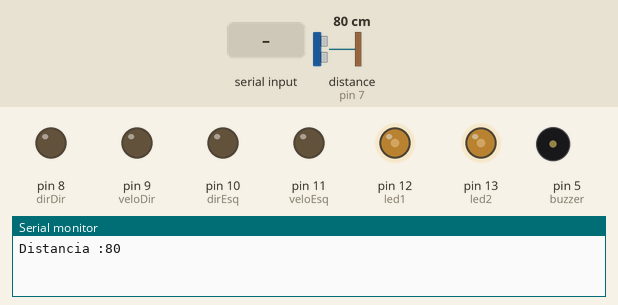
A sketch run on a simulated Arduino Mega 2560, built with avr-gcc and run on an emulated ATmega2560. Parts: output pins drawn as LEDs (lit = HIGH), buzzer (waves = sounding, pin HIGH), the last lines printed to the serial monitor. Inputs (shaded band) come from the test bench; at power-on: distance to the obstacle (sensor on pin 7) 80 cm. The echo pulse lasts 58.3 µs per cm; pins used as bus, display or sensor lines are not drawn.

Above: at 1.5 s.
1.6 s: "1" received over the second serial link
At 4.3 s:
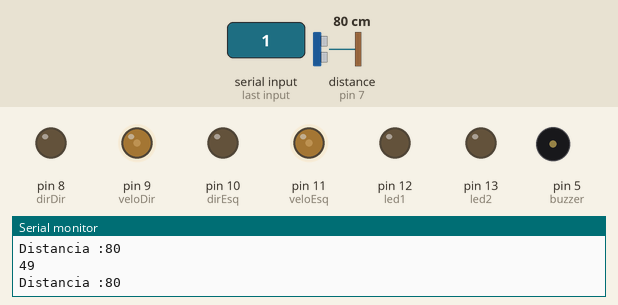
4.8 s: distance to the obstacle (sensor on pin 7) set to 22 cm
6.7 s: distance to the obstacle (sensor on pin 7) set to 18 cm
At 7.74 s:
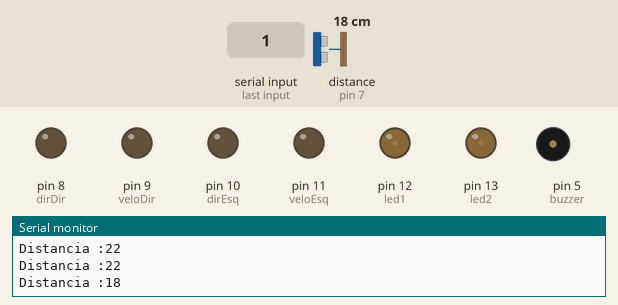
9.9 s: distance to the obstacle (sensor on pin 7) set to 4 cm
11.8 s: distance to the obstacle (sensor on pin 7) set to 2 cm
At 13.2 s:
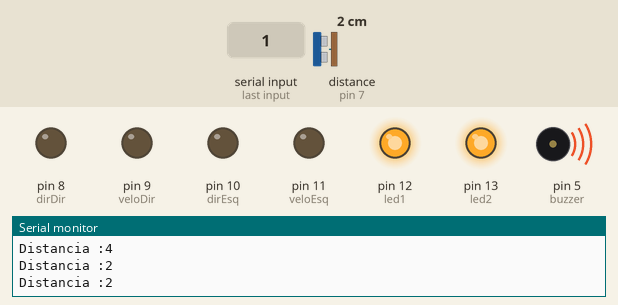
14.1 s: distance to the obstacle (sensor on pin 7) set to 9 cm
At 16.1 s:
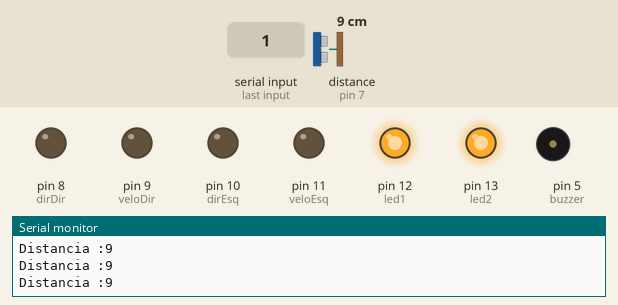
Timing chart, 0 to 17.1 s (numbered marks = the images above; inputs shaded):
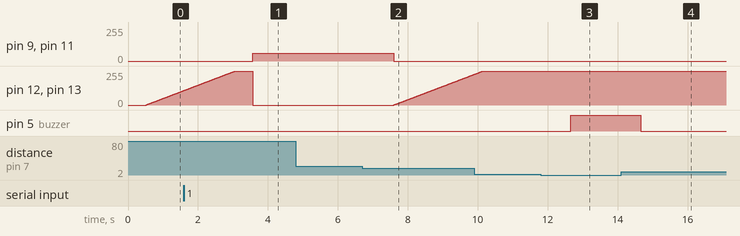

The sketch:

Kenjimovel.ino
```cpp
#include "Ultrasonic.h"
int velocidade = 60;
// pinos do carro
const int dirEsq = 10;
const int dirDir = 8;
const int veloEsq = 11;
const int veloDir = 9;

const int pinEcho = 7;
const int pinTrig = 6;

const int led1 = 12;
const int led2 =13;

const int botao = 3;
const int buzzer = 5;
int valor;

int flag = 0;
int buzzer_state = LOW;

int buttonState;
int lastButtonState = LOW;

unsigned long lastDebounce = 0;
unsigned long debounceDelay = 30;

Ultrasonic ultrasonic(pinTrig,pinEcho); //inicializa os pinos do arduino

int distancia;
String resultado;

// função que pega a distancia com o sensor
void sensor_ultra(){

  digitalWrite(pinTrig,LOW);
  delayMicroseconds(2);
  digitalWrite(pinTrig,HIGH);
  delayMicroseconds(10);
  digitalWrite(pinTrig,LOW);

  distancia = (ultrasonic.Ranging(CM));
  delay(500);

  }

void pwm(int pin1, int pin2){
   for(int i = 0; i<255; i++){
      analogWrite(pin2,i);
      analogWrite(pin1,i);
      delay(10);
    }

  }

void setup() {
  // put your setup code here, to run once:
    pinMode(dirEsq,OUTPUT);
    pinMode(dirDir,OUTPUT);
    pinMode(veloEsq,OUTPUT);
    pinMode(veloDir,OUTPUT);

    pinMode(pinEcho, INPUT);
    pinMode(pinTrig, OUTPUT);

    pinMode(led1, OUTPUT);
    pinMode(led2,OUTPUT);
    Serial.begin(9600);
    Serial1.begin(9600);

    pinMode(botao,INPUT);
    pinMode(buzzer,OUTPUT);

}

void loop() {

    sensor_ultra();
    Serial.print("Distancia :");
    Serial.println(distancia);


   if (Serial1.available()){ // Verificar se há caracteres disponíveis
        int caractere = Serial1.read();
        Serial.println(caractere);
        valor = caractere%2;
   }
   if(distancia > 20 && valor == 1){
    digitalWrite(led1, LOW);
    digitalWrite(led2,LOW);
    digitalWrite(dirDir,LOW);
    digitalWrite(dirEsq,LOW);
    analogWrite(veloDir,velocidade);
    analogWrite(veloEsq, velocidade);
    flag = 0;
   }else{
        analogWrite(veloDir, 0);
        analogWrite(veloEsq,0);
        if(flag == 0){
        pwm(led1,led2);
        flag = 1;
        }
      }
   if(distancia < 3){
      digitalWrite(buzzer,HIGH);
    }else{
      digitalWrite(buzzer,LOW);
      }

}
```

Measured:
- the behaviour switches between 21 and 20 cm on distance to the obstacle (sensor on pin 7) (found by bisection; images 1 and 2)
- the behaviour switches between 3 and 2 cm on distance to the obstacle (sensor on pin 7) (found by bisection; images 2 and 3)
- after the input at 1.6 s, pin 9 (veloDir), pin 11 (veloEsq): 0/255 → 60/255 after 2.0 s
- after the input at 6.7 s, pin 9 (veloDir), pin 11 (veloEsq): 60/255 → 0/255 after 0.89 s; pin 12 (led1), pin 13 (led2): moves from 0/255 to 230/255 over 2.3 s, starting after 0.90 s
- after the input at 11.8 s, pin 5 (buzzer): LOW → HIGH after 0.86 s
- after the input at 14.1 s, pin 5 (buzzer): HIGH → LOW after 0.56 s
- by itself, pin 12 (led1), pin 13 (led2): rises from 109/255 to 254/255 in 1.4 s, then falls to 0/255 in 0.52 s
